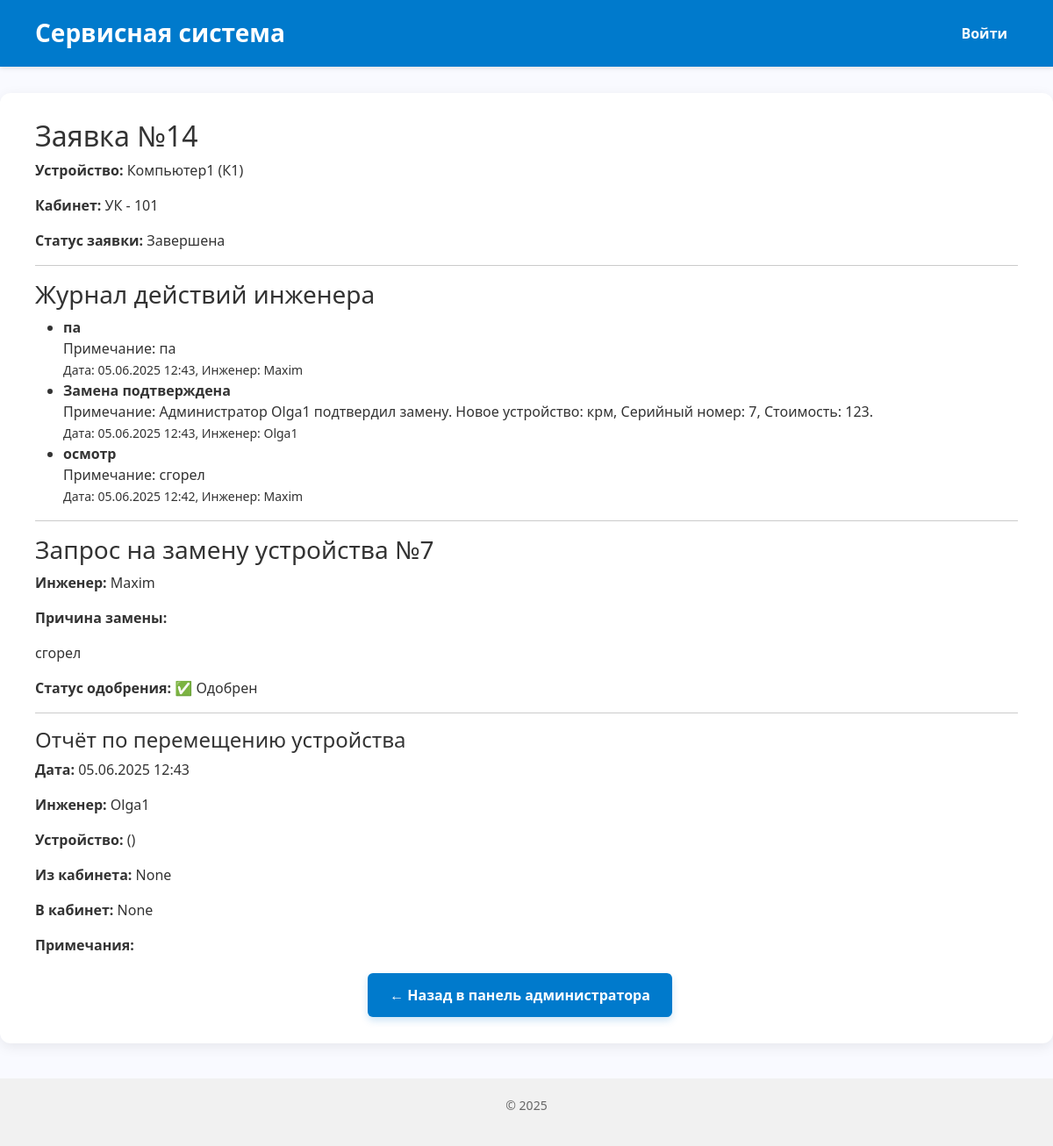
The app's page /dashboard/admin/request/7/ with its own data.
### core/models.py (models this page shows, shortened)
class ServiceRequest(models.Model):
    device = models.ForeignKey(Device, on_delete=models.CASCADE, related_name='service_requests', verbose_name="Устройство")
    created_by = models.ForeignKey(
        settings.AUTH_USER_MODEL, on_delete=models.SET_NULL,
        null=True, related_name='requests_created', verbose_name="Создал"
    )
    assigned_engineer = models.ForeignKey(
        settings.AUTH_USER_MODEL, on_delete=models.SET_NULL,
        null=True, blank=True, related_name='assigned_requests', verbose_name="Инженер"
    )
    created_at = models.DateTimeField("Дата создания", auto_now_add=True)
    description = models.TextField("Описание проблемы")
    is_completed = models.BooleanField("Завершено", default=False)
    requires_replacement = models.BooleanField("Требуется замена", default=False)
    is_paused = models.BooleanField("Приостановлена (ожидание замены)", default=False)
    replacement_requested = models.BooleanField("Запрос на замену оборудования", default=False)
    class Meta:
        verbose_name = "Заявка на обслуживание"
        verbose_name_plural = "Заявки на обслуживание"
    @property
    def status(self):
        if self.is_completed:
            return "Завершена"
        if self.is_paused:
            return "Приостановлена (ожидание замены)"
        return "В процессе"

class Device(models.Model):
    cabinet = models.ForeignKey(Cabinet, on_delete=models.CASCADE, related_name='devices', verbose_name="Кабинет")
    name = models.CharField("Название устройства", max_length=100)
    serial_number = models.CharField("Серийный номер", max_length=100, unique=True)
    purchase_date = models.DateField("Дата покупки")
    cost = models.DecimalField("Стоимость", max_digits=10, decimal_places=2)
    class Meta:
        verbose_name = "Устройство"
        verbose_name_plural = "Устройства"

class Cabinet(models.Model):
    number = models.CharField("Номер кабинета", max_length=10)
    building = models.CharField("Корпус", max_length=50)
    class Meta:
        verbose_name = "Кабинет"
        verbose_name_plural = "Кабинеты"
    def __str__(self):
        return f'{self.building} - {self.number}'

class ServiceLog(models.Model):
    request = models.ForeignKey(ServiceRequest, on_delete=models.CASCADE, related_name='service_logs', verbose_name="Заявка")
    engineer = models.ForeignKey(
        settings.AUTH_USER_MODEL, on_delete=models.SET_NULL,
        null=True, related_name='service_logs', verbose_name="Инженер"
    )
    action_date = models.DateTimeField("Дата действия", auto_now_add=True)
    action_type = models.CharField("Тип действия", max_length=50)  # установка, диагностика, ремонт
    notes = models.TextField("Примечания", blank=True)
    cost = models.DecimalField("Стоимость работы", max_digits=10, decimal_places=2, default=0.0)
    class Meta:
        verbose_name = "Журнал обслуживания"
        verbose_name_plural = "Журналы обслуживания"

class User(AbstractUser):
    ROLE_CHOICES = [
        ('admin', 'Администратор'),
        ('engineer', 'Инженер'),
        ('teacher', 'Преподаватель'),
    ]
    role = models.CharField(max_length=20, choices=ROLE_CHOICES, blank=True, null=True)

class ReplacementRequest(models.Model):
    service_request = models.OneToOneField(ServiceRequest, on_delete=models.CASCADE, related_name='replacement_request')
    engineer = models.ForeignKey(settings.AUTH_USER_MODEL, on_delete=models.CASCADE)
    reason = models.TextField("Причина замены", blank=True, null=True)
    created_at = models.DateTimeField(auto_now_add=True)
    new_device_model = models.CharField("Модель нового устройства", max_length=255, blank=True, null=True)
    new_device_serial = models.CharField("Серийный номер нового устройства", max_length=255, blank=True, null=True)
    admin_approved = models.BooleanField("Одобрено администратором", default=False)
    approved_at = models.DateTimeField("Дата одобрения", blank=True, null=True)
    class Meta:
        verbose_name = "Запрос на замену устройства"
        verbose_name_plural = "Запросы на замену устройств"

class DeviceReplacementReport(models.Model):
    replacement_request = models.OneToOneField(ReplacementRequest, on_delete=models.CASCADE)
    created_by = models.ForeignKey(settings.AUTH_USER_MODEL, on_delete=models.CASCADE)
    device = models.ForeignKey('Device', on_delete=models.CASCADE, verbose_name="Устройство для перемещения", null=True)
    from_cabinet = models.ForeignKey(
        'Cabinet',
        on_delete=models.SET_NULL,
        null=True,
        blank=True,
        related_name='replacement_source',
        verbose_name="Кабинет (источник)"
    )
    to_cabinet = models.ForeignKey(
        'Cabinet',
        on_delete=models.SET_NULL,
        null=True,
        blank=True,
        related_name='replacement_target',
        verbose_name="Кабинет (назначение)"
    )
    notes = models.TextField("Примечания", blank=True)
    created_at = models.DateTimeField(auto_now_add=True)
    class Meta:
        verbose_name = "Перемещение устройства"
        verbose_name_plural = "Перемещения устройств"

### core/views.py (the view)
# urls.py: path('dashboard/admin/request/<int:request_id>/', views.admin_request_detail, name='admin_request_detail'),
def admin_request_detail(request, request_id):
    replacement_request = get_object_or_404(ReplacementRequest, id=request_id)
    service_request = replacement_request.service_request
    device = service_request.device
    logs = service_request.service_logs.select_related('engineer').order_by('-action_date')
    try:
        report = replacement_request.devicereplacementreport
    except DeviceReplacementReport.DoesNotExist:
        report = None
    if request.method == "POST":
        form = AdminDeviceReplacementForm(request.POST)
        if form.is_valid():
            to_cabinet_for_old = form.cleaned_data['to_cabinet_for_old']
            new_device = form.cleaned_data['new_device']
            notes = form.cleaned_data['notes']
            old_cabinet = device.cabinet  # Сохраняем старое расположение
            device.cabinet = to_cabinet_for_old
            device.save()
            new_device.cabinet = old_cabinet
            new_device.save()
            DeviceReplacementReport.objects.create(
                replacement_request=replacement_request,
                created_by=request.user,
                device=new_device,
                from_cabinet=old_cabinet,
                to_cabinet=to_cabinet_for_old,
                notes=notes
            )
            service_request.is_completed = True
            service_request.save()
            messages.success(request, "Замена успешно проведена.")
            return redirect("admin_request_detail", request_id=request_id)
    else:
        form = AdminDeviceReplacementForm()
    context = {
        'service_request': service_request,
        'logs': logs,
        'replacement_request': replacement_request,
        'replacement_report': report,
        'form': form,
    }
    return render(request, 'core/admin/admin_request_detail.html', context)

### core/templates/core/admin/admin_request_detail.html (shortened to what this page needs)
{% extends "base.html" %}
{% block content %}
  <h2>Заявка №{{ service_request.id }}</h2>
  <p><strong>Устройство:</strong> {{ service_request.device.name }} ({{ service_request.device.serial_number }})</p>
  <p><strong>Кабинет:</strong> {{ service_request.device.cabinet }}</p>
  <p><strong>Статус заявки:</strong> {{ service_request.status }}</p>
  <hr>
  <h3>Журнал действий инженера</h3>
  {% if logs %}
    <ul>
      {% for log in logs %}
        <li>
          <strong>{{ log.action_type }}</strong><br>
          {% if log.notes %}Примечание: {{ log.notes }}<br>{% endif %}
          <small>Дата: {{ log.action_date|date:"d.m.Y H:i" }}, Инженер: {{ log.engineer.username }}</small>
        </li>
      {% endfor %}
    </ul>
  {% else %}
    <p>Нет записей в журнале.</p>
  {% endif %}
  {% if replacement_request %}
    <hr>
    <h3>Запрос на замену устройства №{{ replacement_request.id }}</h3>
    <p><strong>Инженер:</strong> {{ replacement_request.engineer.username }}</p>
    <p><strong>Причина замены:</strong> {{ replacement_request.reason|linebreaks }}</p>
    <p><strong>Статус одобрения:</strong> {% if replacement_request.admin_approved %}✅ Одобрен{% else %}⌛ Ожидает одобрения{% endif %}</p>
    {% if replacement_report %}
      <hr>
      <h4>Отчёт по перемещению устройства</h4>
      <p><strong>Дата:</strong> {{ replacement_report.created_at|date:"d.m.Y H:i" }}</p>
      <p><strong>Инженер:</strong> {{ replacement_report.created_by.username }}</p>
      <p><strong>Устройство:</strong> {{ replacement_report.device.name }} ({{ replacement_report.device.serial_number }})</p>
      <p><strong>Из кабинета:</strong> {{ replacement_report.from_cabinet }}</p>
      <p><strong>В кабинет:</strong> {{ replacement_report.to_cabinet }}</p>
      <p><strong>Примечания:</strong> {{ replacement_report.notes|linebreaks }}</p>
    {% endif %}
  {% endif %}
  <div class="action-buttons" style="margin-top: 20px;">
    <a href="{% url 'admin_dashboard' %}" class="btn">← Назад в панель администратора</a>
  </div>
{% endblock %}

### core/templates/base.html (style rules this page uses)
body { font-family: 'Segoe UI', Tahoma, Geneva, Verdana, sans-serif; background-color: #f9faff; margin: 0; padding: 0; color: #333; }
.action-buttons { margin-top: 20px; text-align: center; }
.action-buttons .btn { display: inline-block; background-color: #007acc; color: white; text-decoration: none; padding: 12px 24px; margin-right: 15px; border-radius: 6px; font-weight: 600; font-size: 16px; transition: background-color 0.3s ease; box-shadow: 0 4px 8px rgba(0,122,204,0.2); }

### records on screen
ServiceRequest: id "14", device.name "Компьютер1", device.serial_number "К1", device.cabinet "УК - 101", status "Завершена"
ServiceLog: action_type "па", notes "па", action_date "05.06.2025 12:43", engineer.username "Maxim"
ServiceLog: action_type "Замена подтверждена", notes "Администратор Olga1 подтвердил замену. Новое устройство: крм, Серийный номер: 7, Стоимость: 123.", action_date "05.06.2025 12:43", engineer.username "Olga1"
ServiceLog: action_type "осмотр", notes "сгорел", action_date "05.06.2025 12:42", engineer.username "Maxim"
ReplacementRequest: id "7", engineer.username "Maxim", reason "сгорел"
DeviceReplacementReport: created_at "05.06.2025 12:43", created_by.username "Olga1", from_cabinet "None", to_cabinet "None"
